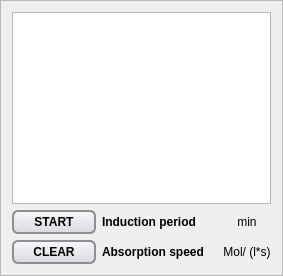
               <widget class="QFrame" name="task1FrameG">
                <property name="frameShape">
                 <enum>QFrame::StyledPanel</enum>
                </property>
                <property name="frameShadow">
                 <enum>QFrame::Raised</enum>
                </property>
                <layout class="QGridLayout" name="gridLayout_6">
                 <item row="3" column="1">
                  <widget class="QLabel" name="label">
                   <property name="text">
                    <string>&lt;html&gt;&lt;head/&gt;&lt;body&gt;&lt;p&gt;&lt;span style=&quot; font-weight:600;&quot;&gt;Induction period&lt;/span&gt;&lt;/p&gt;&lt;/body&gt;&lt;/html&gt;</string>
                   </property>
                  </widget>
                 </item>
                 <item row="3" column="0">
                  <widget class="QPushButton" name="startButton1">
                   <property name="enabled">
                    <bool>true</bool>
                   </property>
                   <property name="maximumSize">
                    <size>
                     <width>100</width>
                     <height>16777215</height>
                    </size>
                   </property>
                   <property name="font">
                    <font>
                     <weight>75</weight>
                     <bold>true</bold>
                    </font>
                   </property>
                   <property name="styleSheet">
                    <string notr="true">border: 2px solid #8f8f91;
border-radius: 6px;
background-color: qlineargradient(x1: 0, y1: 0, x2: 0, y2: 1, stop: 0 #f6f7fa, stop: 1 #dadbde);
min-width: 80px;
min-height: 20px;</string>
                   </property>
                   <property name="text">
                    <string>START</string>
                   </property>
                  </widget>
                 </item>
                 <item row="4" column="0">
                  <widget class="QPushButton" name="clearButton1">
                   <property name="maximumSize">
                    <size>
                     <width>100</width>
                     <height>16777215</height>
                    </size>
                   </property>
                   <property name="font">
                    <font>
                     <weight>75</weight>
                     <bold>true</bold>
                    </font>
                   </property>
                   <property name="styleSheet">
                    <string notr="true">border: 2px solid #8f8f91;
border-radius: 6px;
background-color: qlineargradient(x1: 0, y1: 0, x2: 0, y2: 1, stop: 0 #f6f7fa, stop: 1 #dadbde);
min-width: 80px;
min-height: 20px;</string>
                   </property>
                   <property name="text">
                    <string>CLEAR</string>
                   </property>
                  </widget>
                 </item>
                 <item row="0" column="0" colspan="4">
                  <widget class="PlotWidget" name="task1Graph"/>
                 </item>
                 <item row="3" column="3">
                  <widget class="QLabel" name="lable_44">
                   <property name="maximumSize">
                    <size>
                     <width>50</width>
                     <height>16777215</height>
                    </size>
                   </property>
                   <property name="text">
                    <string>&lt;html&gt;&lt;head/&gt;&lt;body&gt;&lt;p align=&quot;center&quot;&gt;min&lt;/p&gt;&lt;/body&gt;&lt;/html&gt;</string>
                   </property>
                  </widget>
                 </item>
                 <item row="4" column="1">
                  <widget class="QLabel" name="label_2">
                   <property name="text">
                    <string>&lt;html&gt;&lt;head/&gt;&lt;body&gt;&lt;p&gt;&lt;span style=&quot; font-weight:600;&quot;&gt;Absorption speed&lt;/span&gt;&lt;/p&gt;&lt;/body&gt;&lt;/html&gt;</string>
                   </property>
                  </widget>
                 </item>
                 <item row="4" column="2">
                  <widget class="QLabel" name="W1"/>
                 </item>
                 <item row="4" column="3">
                  <widget class="QLabel" name="label_3">
                   <property name="maximumSize">
                    <size>
                     <width>50</width>
                     <height>16777215</height>
                    </size>
                   </property>
                   <property name="text">
                    <string>&lt;html&gt;&lt;head/&gt;&lt;body&gt;&lt;p align=&quot;center&quot;&gt;Mol/ (l*s)&lt;/p&gt;&lt;/body&gt;&lt;/html&gt;</string>
                   </property>
                  </widget>
                 </item>
                 <item row="3" column="2">
                  <widget class="QLabel" name="tau1"/>
                 </item>
                </layout>
               </widget>
